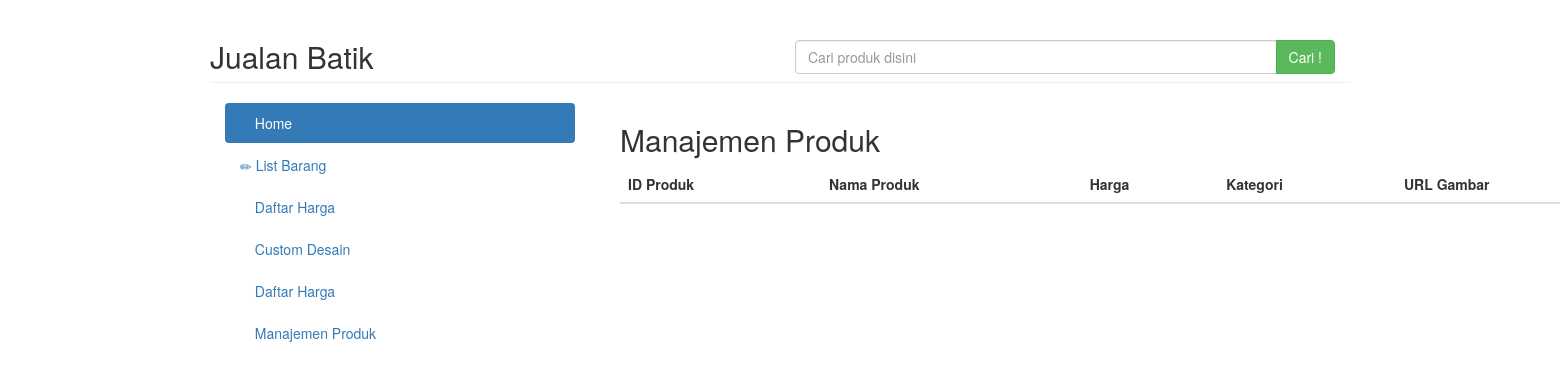
/?ur=manajemen_store/manajemen_produk, run on an earlier commit of the app's database.
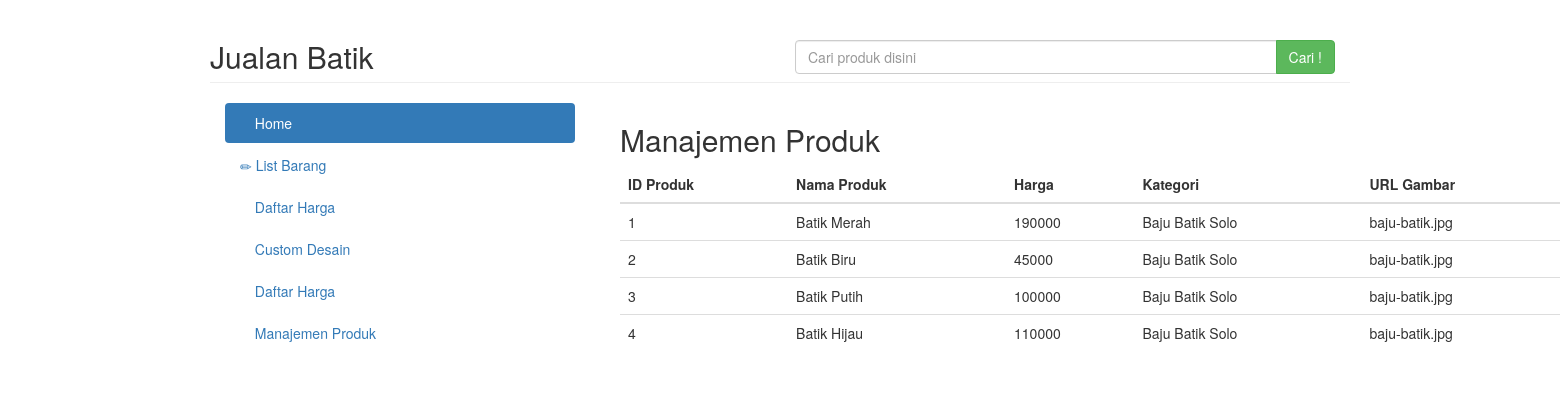
And on a later commit of the database.
### tables this page shows
CREATE TABLE IF NOT EXISTS `produk` (
  `id_produk` int(5) NOT NULL,
  `nama_produk` varchar(50) NOT NULL,
  `harga_produk` varchar(10) NOT NULL,
  `kategori_produk` int(5) NOT NULL,
  `gambar_produk` text NOT NULL
);

CREATE TABLE IF NOT EXISTS `all_kategori` (
  `id_kategori` int(5) NOT NULL,
  `nama_kategori` varchar(50) NOT NULL
);

### manajemen_store/manajemen_produk.php (the view, shortened to what this page needs)
<div class="container">
	<h2>Manajemen Produk</h2>
	<table class="table table-stripped">
		<thead>
			<th>ID Produk</th>
			<th>Nama Produk</th>
			<th>Harga</th>
			<th>Kategori</th>
			<th>URL Gambar</th>
			<tbody>
			<?php
				$sql = "SELECT produk.*, all_kategori.nama_kategori FROM produk INNER JOIN all_kategori ON produk.kategori_produk=all_kategori.id_kategori";
				$exe = mysql_query($sql);
				while($produk=mysql_fetch_array($exe))
				{
			?>
				<tr>
					<td><?php echo $produk[id_produk]; ?></td>
					<td><?php echo $produk[nama_produk]; ?></td>
					<td><?php echo $produk[harga_produk]; ?></td>
					<td><?php echo $produk[nama_kategori]; ?></td>
					<td><?php echo $produk[gambar_produk]; ?></td>
				</tr>
			<?php };
			?>
			</tbody>
		</thead>
	</table>
</div>

### index.php (shortened to what this page needs)
<!DOCTYPE html>
<html lang="en">
<head>
  <link rel="stylesheet" href="../bs3_dist/css/bootstrap.min.css" />
</head>
<body>
  <div class="row">
    <div class="container">
      <h2 class="page-header">Jualan Batik
        <div class="col-lg-6 pull-right">
          <form action="./?ur=konten/hasil_cari" method="post">
            <div class="input-group">
              <input name="barang_cari" type="text" class="form-control" placeholder="Cari produk disini" required>
              <span class="input-group-btn">
                <button class="btn btn-success" type="submit">Cari !</button>
              </span>
            </div>
            </form>
          </div>
      </h2>
    </div>
  </div>
  <div class="row">
    <div class="container">
      <div class="col-md-4">
        <?php
          $list_barang  = "ur=konten/list_barang";
          $daftar_harga = "ur=konten/daftar_harga";
          $manajemen_produk = "ur=manajemen_store/manajemen_produk";
          include "navmenu.php";
        ?>
      </div>
      <div class="col-md-8">
        <?php
          $file = $_GET[ur];
          if(! isset($file))
          {
            include "konten/home.php";
          }
          else
          {
            include $file.".php";
          }
        ?>
      </div>
    </div>
  </div>
</body>
</html>

### navmenu.php
<ul class="nav nav-pills nav-stacked">
  <li role="presentation" class="active"><a href="./"><span class="glyphicon glyphicon-home"></span> Home</a></li>
  <li role="presentation"><a href="./?<?php echo $list_barang; ?>"><span class="glyphicon glyphicon-pencil"></span> List Barang</a></li>
  <li role="presentation"><a href="./?<?php echo $daftar_harga; ?>"><span class="glyphicon glyphicon-filter"></span> Daftar Harga</a></li>
  <li role="presentation"><a href="#"><span class="glyphicon glyphicon-gift"></span> Custom Desain</a></li>
  <li role="presentation"><a href="#"><span class="glyphicon glyphicon-calendar"></span> Daftar Harga</a></li>
  <li role="presentation"><a href="./?<?php echo $manajemen_produk; ?>"><span class="glyphicon glyphicon-cog"></span> Manajemen Produk</a></li>
</ul>

What changed in the data, as far as the page shows it:
now on this page (row edited): produk: id_produk "1", nama_produk "Batik Merah", harga_produk "190000", all_kategori.nama_kategori "Baju Batik Solo", gambar_produk "baju-batik.jpg"
now on this page (row edited): produk: id_produk "2", nama_produk "Batik Biru", harga_produk "45000", all_kategori.nama_kategori "Baju Batik Solo", gambar_produk "baju-batik.jpg"
now on this page (row edited): produk: id_produk "3", nama_produk "Batik Putih", harga_produk "100000", all_kategori.nama_kategori "Baju Batik Solo", gambar_produk "baju-batik.jpg"
now on this page (row edited): produk: id_produk "4", nama_produk "Batik Hijau", harga_produk "110000", all_kategori.nama_kategori "Baju Batik Solo", gambar_produk "baju-batik.jpg"
